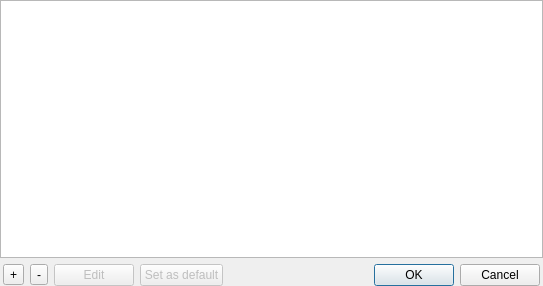
<?xml version="1.0" encoding="UTF-8"?>
<ui version="4.0">
 <class>ManageFilesetRevisionDlg</class>
 <widget class="QWidget" name="ManageFilesetRevisionDlg">
  <property name="geometry">
   <rect>
    <x>0</x>
    <y>0</y>
    <width>543</width>
    <height>286</height>
   </rect>
  </property>
  <property name="windowTitle">
   <string>Fileset Revision Management</string>
  </property>
  <layout class="QVBoxLayout" name="verticalLayout">
   <property name="leftMargin">
    <number>0</number>
   </property>
   <property name="topMargin">
    <number>0</number>
   </property>
   <property name="rightMargin">
    <number>0</number>
   </property>
   <property name="bottomMargin">
    <number>0</number>
   </property>
   <item>
    <widget class="StyledTreeView" name="filesetRevisionView">
     <property name="rootIsDecorated">
      <bool>false</bool>
     </property>
     <property name="uniformRowHeights">
      <bool>true</bool>
     </property>
     <property name="expandsOnDoubleClick">
      <bool>false</bool>
     </property>
    </widget>
   </item>
   <item>
    <layout class="QHBoxLayout" name="horizontalLayout">
     <property name="leftMargin">
      <number>3</number>
     </property>
     <property name="rightMargin">
      <number>3</number>
     </property>
     <item>
      <widget class="QToolButton" name="addButton">
       <property name="text">
        <string>+</string>
       </property>
      </widget>
     </item>
     <item>
      <widget class="QToolButton" name="deleteButton">
       <property name="text">
        <string>-</string>
       </property>
      </widget>
     </item>
     <item>
      <widget class="QPushButton" name="editButton">
       <property name="enabled">
        <bool>false</bool>
       </property>
       <property name="text">
        <string>Edit</string>
       </property>
      </widget>
     </item>
     <item>
      <widget class="QPushButton" name="setDefaultButton">
       <property name="enabled">
        <bool>false</bool>
       </property>
       <property name="text">
        <string>Set as default</string>
       </property>
      </widget>
     </item>
     <item>
      <spacer name="horizontalSpacer">
       <property name="orientation">
        <enum>Qt::Horizontal</enum>
       </property>
       <property name="sizeHint" stdset="0">
        <size>
         <width>40</width>
         <height>20</height>
        </size>
       </property>
      </spacer>
     </item>
     <item>
      <widget class="CircularProgressIndicator" name="widgetProgress" native="true">
       <property name="minimumSize">
        <size>
         <width>16</width>
         <height>0</height>
        </size>
       </property>
      </widget>
     </item>
     <item>
      <widget class="QDialogButtonBox" name="buttonBox">
       <property name="standardButtons">
        <set>QDialogButtonBox::Cancel|QDialogButtonBox::Ok</set>
       </property>
      </widget>
     </item>
    </layout>
   </item>
  </layout>
 </widget>
 <customwidgets>
  <customwidget>
   <class>CircularProgressIndicator</class>
   <extends>QWidget</extends>
   <header>FileWaveGuiLib/circularprogressindicator.h</header>
   <container>1</container>
  </customwidget>
  <customwidget>
   <class>StyledTreeView</class>
   <extends>QTreeView</extends>
   <header>FileWaveGuiLib/styledviews/styledtreeview.h</header>
  </customwidget>
 </customwidgets>
 <resources/>
 <connections/>
</ui>
